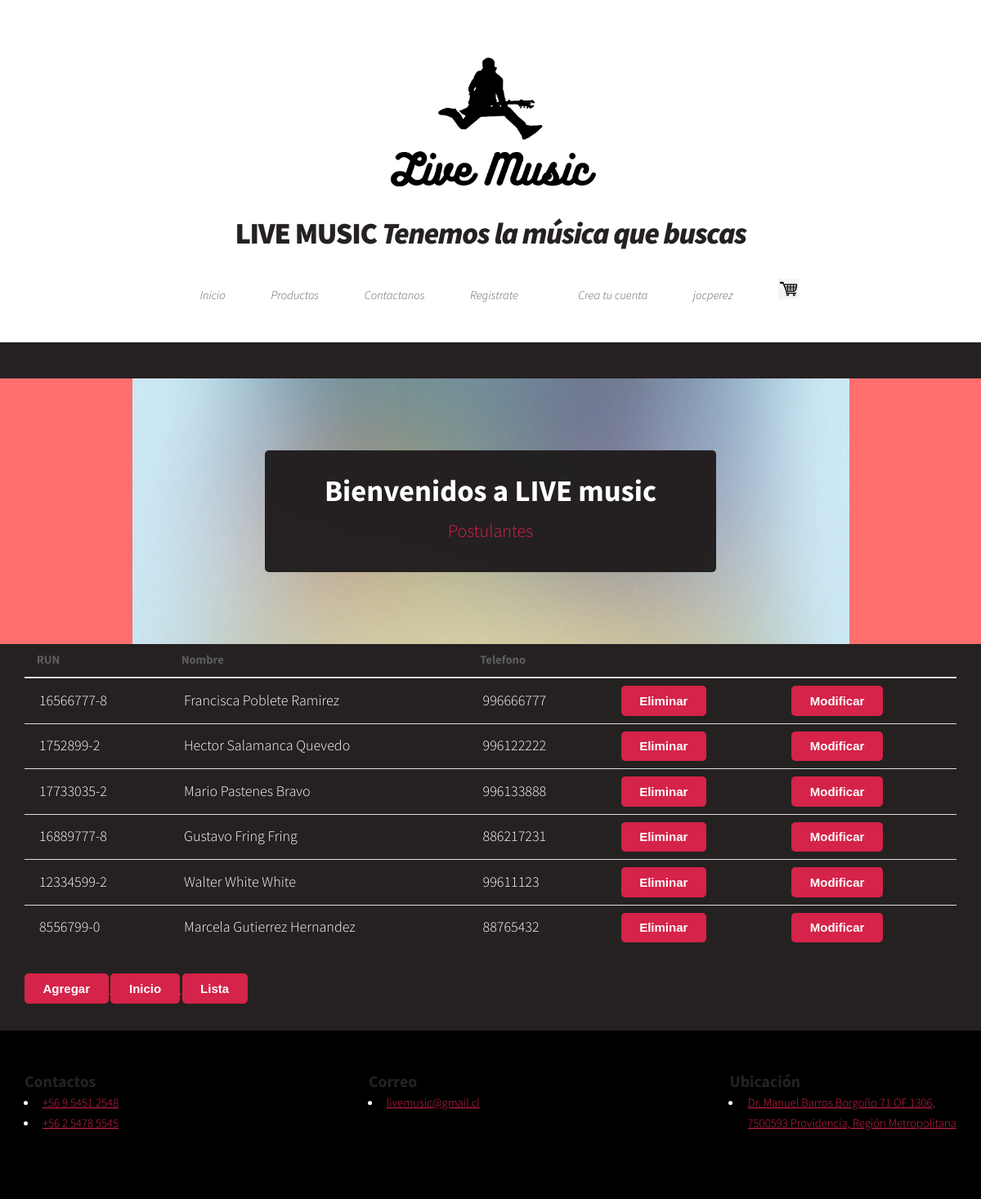
/crud/ (signed in), run on the app's committed database.
### demo/models.py (models this page shows, shortened)
class Postulante(models.Model):
    rut              = models.CharField(primary_key=True, max_length=10)
    nombre           = models.CharField(max_length=20)
    apellido_paterno = models.CharField(max_length=20)
    apellido_materno = models.CharField(max_length=20)
    fecha_nacimiento = models.DateField(blank=False, null=False)
    id_genero        = models.ForeignKey('Genero',on_delete=models.CASCADE, db_column='idGenero')
    telefono         = models.CharField(max_length=45)
    email            = models.EmailField(unique=True, max_length=100, blank=True, null=True)
    direccion        = models.CharField(max_length=50, blank=True, null=True)
    activo           = models.IntegerField()

### demo/views.py (the view)
# urls.py: path('crud/', views.crud, name='crud'),
def crud(request):
    demo = Postulante.objects.all()
    context={"demo": demo}
    return render(request, 'demo/alumnos_list.html', context)

### demo/templates/demo/alumnos_list.html (shortened to what this page needs)
{% extends "demo/base.html" %}
{%block content %}
          <section id="banner">
            <header>
                <h2>Bienvenidos a LIVE music</h2>
                <p> Postulantes</p>
            </header>
        </section>
      <header class="container1">
        <div class="container1-content container">
            <div class="container1-txt">
                  <table>
                        {%if demo %}
                      <thead>
                        <tr>
                          <th scope="col">RUN</th>
                          <th scope="col">Nombre</th>
                          <th scope="col">Telefono</th>
                        </tr>
                      </thead>
                      <tbody>
                          {% for postulante in demo %}
                          <tr>
                              <td>{{postulante.rut}}</td>
                              <td>{{postulante.nombre}} {{postulante.apellido_paterno}} {{postulante.apellido_materno}}</td>
                              <td>{{postulante.telefono}}</td>
                              <td> <a href="{% url 'alumnos_del' pk=postulante.rut %}" ><button class="btn btn-danger">Eliminar</button></a>
                                </a></td>
                              <td><a href="{% url 'alumnos_findEdit' pk=postulante.rut %}"><button class="btn btn-success">Modificar</button></a></td>
                            </tr>
                          {% endfor %}
                      {% endif %}
                      </tbody>
                    </table>
                    <a href="{% url 'alumnosAdd'%}">
                      <button class="btn btn-info">Agregar</button>
                      </a>
                    <a href="{% url 'index'%}">
                      <button class="btn btn-info">Inicio</button>
                      </a>
                      <a href="{% url 'listadoSQL'%}">
                        <button class="btn btn-info">Lista</button>
                        </a>
                    </div>
                  </div>
                </header>
  {%endblock%}

### demo/templates/demo/base.html (shortened to what this page needs)
{% load static %}
<!DOCTYPE HTML>
<html>
	<head>
		<link rel="stylesheet" href={% static "/css/main.css" %} />
	</head>
	<div id="page-wrapper">
		<body class="is-preload">
			<div id="page-wrapper">
			<div id="header">
				<img src="{% static 'images/logoempresa2.png' %}" alt="" style="height: 200px;">
					<h1><a href="#" id="logo">LIVE MUSIC <em>Tenemos la música que buscas</em></a></h1>
				<nav id="nav">
				  <ul>
					<li ><a href="/">Inicio</a></li>
					  <li>
						<a href="carrito">Productos</a>
					  </li>
					<li ><a href="{% url 'contactanos'%}">Contactanos</a></li>
					<li ><a href="{% url 'registro'%}">Registrate</a></li>
					<li>
						<li ><a href="{% url 'signup'%}">Crea tu cuenta</a></li>
					  <li>
					  {% if user.is_authenticated %}
					  <a href="{% url 'crud'%}">{{user.username}}</a>
					  {% else %}
					  <li {%if clase == 'login'%}
					  class="current" {%endif%} class="nav-item">
						<a href="{% url 'login'%}">Login</a>
						</li>
					  {% endif %}
					</li>
					<li ><a href="{% url 'comprar'%}"><img src="{% static 'images/car.jpeg' %}" id="img-carrito" alt="" style="align-content: center;" width="25" height="25"></a>
					</li>
				  </ul>
				</nav>
			</div>
			{% block content %}{% endblock %}
	<footer id="footer-inicio" class="footer">
        <div class="footer-content container">
            <div class="link">
                <h3>Contactos</h3>
                <ul>
                    <li><a href="#">+56 9 5451 2548</a></li>
                    <li><a href="#">+56 2 5478 5545</a></li>
                </ul>
            </div>
            <div class="link">
                <h3>Correo</h3>
                <ul>
                    <li><a href="#">livemusic@gmail.cl</a></li>
                </ul>
            </div>
            <div class="link">
                <h3>Ubicación</h3>
                <ul>
                    <li><a href="#">Dr. Manuel Barros Borgoño 71 OF 1306,
                                    <br>7500593 Providencia, Región Metropolitana</a></li>
            </div>
        </div>
    </footer>
	</body>
</html>

### demo/templates/demo/alumnos_list.html (style rules this page uses)
body { background-color: rgb(37, 33, 33); }
td { color:white; font-size: 18px; }
button { font-size: 15px; }

### demo/templates/demo/base.html (style rules this page uses)
.footer { padding: 50px 0; background-color: #000000; color: white; }
.footer-content { display: flex; justify-content: space-between; }

### data on the page
Postulante: rut "16566777-8", nombre "Francisca", apellido_paterno "Poblete", apellido_materno "Ramirez", telefono "996666777"
Postulante: rut "1752899-2", nombre "Hector", apellido_paterno "Salamanca", apellido_materno "Quevedo", telefono "996122222"
Postulante: rut "17733035-2", nombre "Mario", apellido_paterno "Pastenes", apellido_materno "Bravo", telefono "996133888"
Postulante: rut "16889777-8", nombre "Gustavo", apellido_paterno "Fring", apellido_materno "Fring", telefono "886217231"
Postulante: rut "12334599-2", nombre "Walter", apellido_paterno "White", apellido_materno "White", telefono "99611123"
Postulante: rut "8556799-0", nombre "Marcela", apellido_paterno "Gutierrez", apellido_materno "Hernandez", telefono "88765432"

### other printed values
{{ user.username }} "jocperez"
